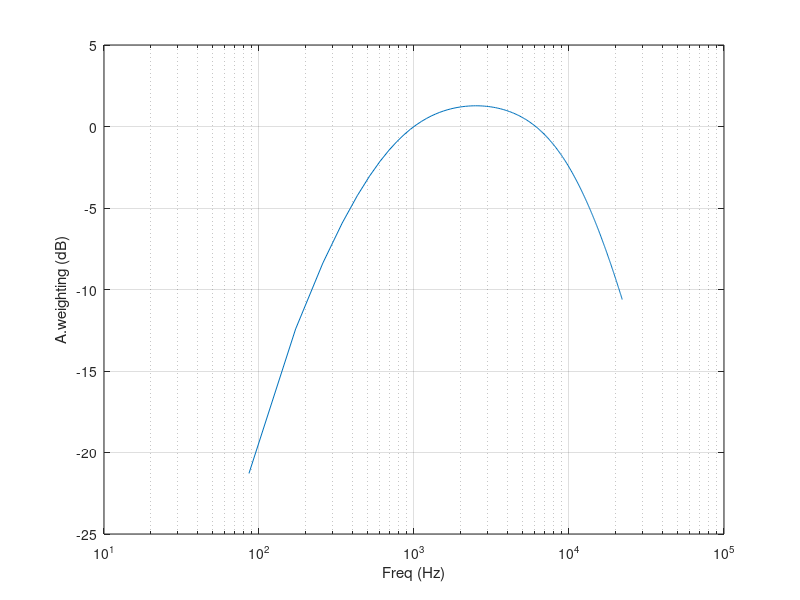

Here is the MATLAB script that generated this plot:
clcclear allclose all%% CONSTANTS AND PARAMETERSfs = 44100; % Sample frequencyfftSize = 512; % FFT LENGTHfreq=[0:fs/(fftSize):fs/2];fA = 10^(2.45);fL = 10^1.5;fH = 10^3.9;fr = 1000;D = abs(sqrt(0.5));b = (1/(1-D))*(fr^2+fL^2*fH^2/fr^2-D*(fL^2+fH^2));c = fL^2*fH^2f1 = ((-b-sqrt(b^2-4*c))/2)^0.5;f4 = ((-b+sqrt(b^2-4*c))/2)^0.5;f2 = (3-sqrt(5))/2*fA;f3 = (3+sqrt(5))/2*fA;A1000 = -2;Atable = 20*log10((f4^2.*freq.^4)./(((freq.^2+f1^2).*(freq.^2+f2^2).^0.5).*((freq.^2+f3^2).^0.5).*(freq.^2+f4^2)))-A1000;Atable_log = 10.^(Atable/20);semilogx(freq,Atable);gridxlabel('Freq (Hz)')ylabel('A.weighting (dB)');table = zeros(257,3);table(:,1) = freq(:);table(:,2) = Atable(:);table(:,3) = Atable_log(:);csvwrite('aweightingtableNORM.csv', table);